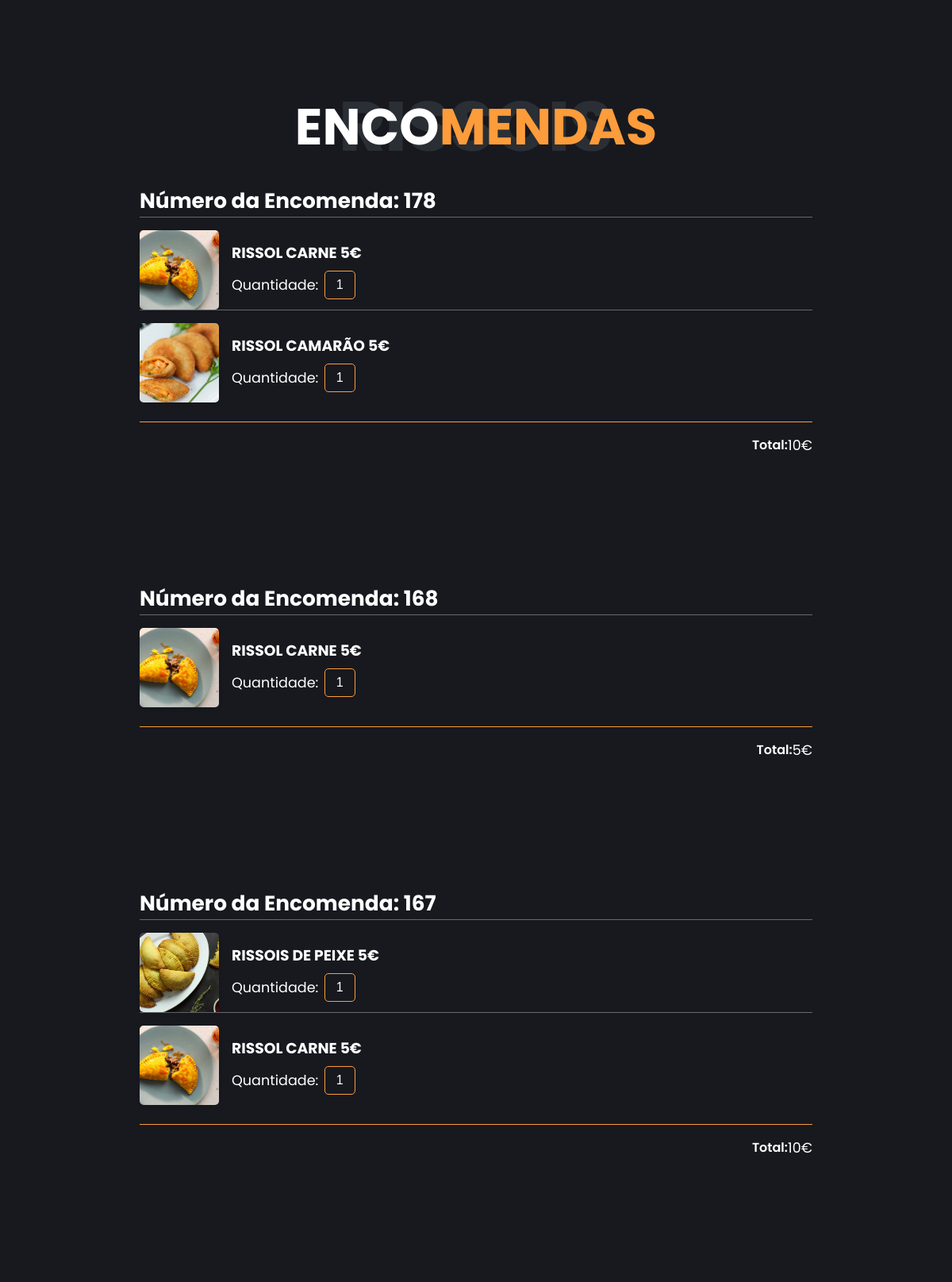
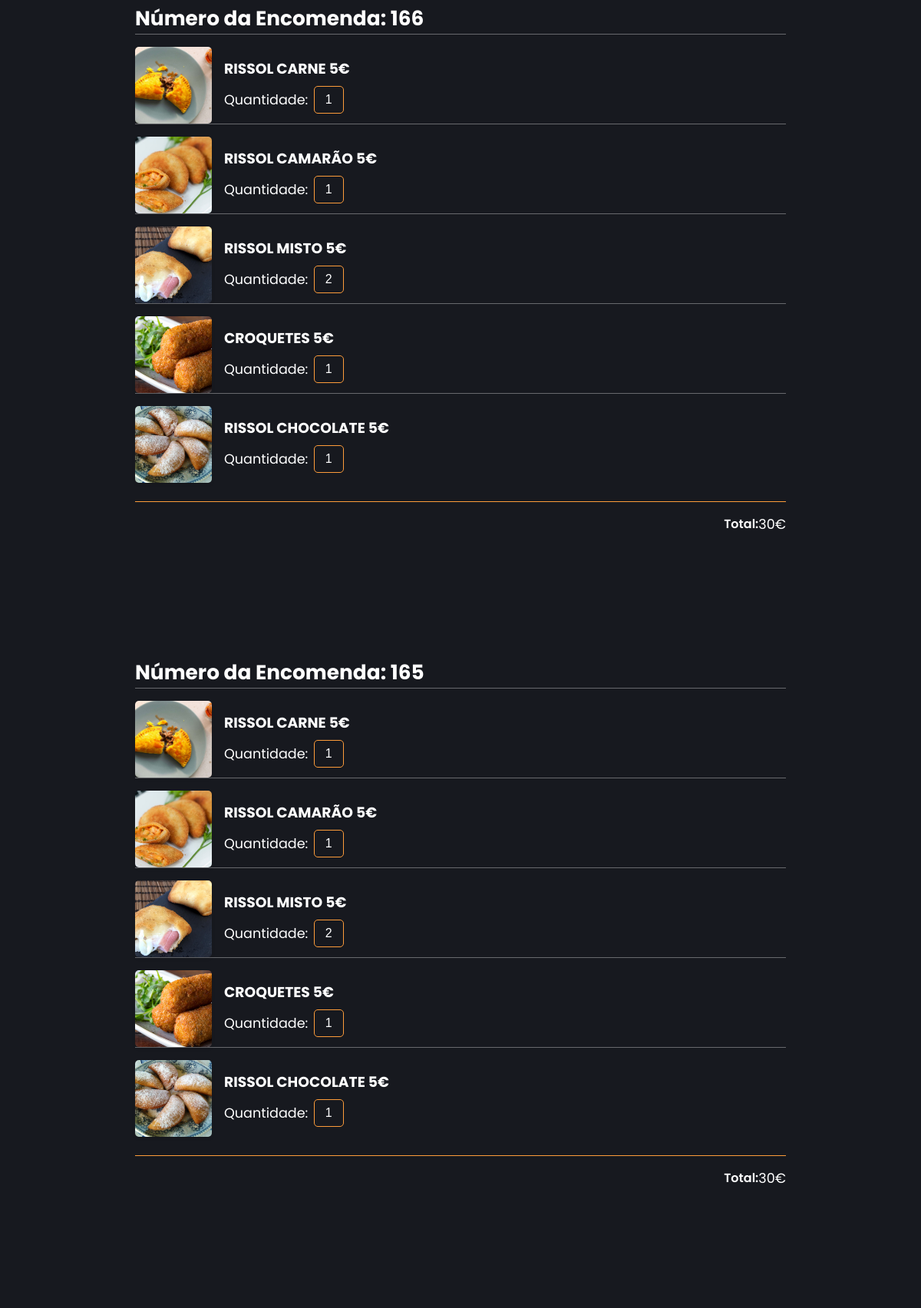
/php/historico.php (signed in, upper part), run on the app's committed database (2 pictures, top to bottom).
### tables this page shows
CREATE TABLE Encomendas (
    id_Encomendas INTEGER PRIMARY KEY AUTOINCREMENT,
    id_clientes INTEGER NOT NULL,
    data_encomenda DATETIME,
    metedo_pagamento BOOLEAN,
    metedo_entrega BOOLEAN,
    mensagem TEXT,
    FOREIGN KEY(id_clientes) REFERENCES Clientes(id_clientes)
);

### includes/historico_inc.php (called while the page is built, shortened)
<?php
require_once 'conn.php';
require_once 'functions_inc.php';
$userId = $_SESSION["userid"];
$userOrders = getUserOrders($userId, $db);

### includes/functions_inc.php (called while the page is built, shortened)
<?php
function getUserOrders($userId, $db)
{
    $queryOrders = "SELECT * FROM Encomendas WHERE id_clientes = :userid";
    $stmtOrders = $db->prepare($queryOrders);
    $stmtOrders->bindValue(':userid', $userId, SQLITE3_INTEGER);
    $resultOrders = $stmtOrders->execute();
    $orders = array();
    while ($rowOrders = $resultOrders->fetchArray(SQLITE3_ASSOC)) {
        $order = array(
            'id_Encomendas' => $rowOrders['id_Encomendas'],
            'data_encomenda' => $rowOrders['data_encomenda'],
            'metedo_pagamento' => $rowOrders['metedo_pagamento'],
            'metedo_entrega' => $rowOrders['metedo_entrega'],
            'mensagem' => $rowOrders['mensagem'],
            'items' => array()
        );
        $queryItems = "SELECT p.nome_produto, p.preco, p.caminho_imagem, l.quantidade
                       FROM Linha_de_Encomenda l
                       INNER JOIN Produtos p ON l.Produtos_id_produto = p.id_produto
                       WHERE l.Encomendas_id_Encomendas = :orderId";
        $stmtItems = $db->prepare($queryItems);
        $stmtItems->bindValue(':orderId', $rowOrders['id_Encomendas'], SQLITE3_INTEGER);
        $resultItems = $stmtItems->execute();
        while ($rowItems = $resultItems->fetchArray(SQLITE3_ASSOC)) {
            $order['items'][] = array(
                'nome_produto' => $rowItems['nome_produto'],
                'preco' => $rowItems['preco'],
                'caminho_imagem' => $rowItems['caminho_imagem'],
                'quantidade' => $rowItems['quantidade']
            );
        }
        $orders[] = $order;
    }
    return $orders;
}

### php/historico.php (the view, shortened to what this page needs)
<!DOCTYPE html>
<html lang="en">
<head>
        <link rel="stylesheet" href="../styles/style.css" />
                    <link rel="stylesheet" href="https://cdnjs.cloudflare.com/ajax/libs/font-awesome/5.15.4/css/all.min.css" />
                        <link rel="stylesheet" href="https://cdnjs.cloudflare.com/ajax/libs/toastr.js/latest/toastr.min.css">
                                <link rel="stylesheet" href="https://cdn.jsdelivr.net/npm/sweetalert2@11.0.20/dist/sweetalert2.min.css">
</head>
<body class="main-content">
    <main>
        <section class="container contact active" id="contact">
            <div class="contact-container">
                <div class="main-title">
                    <h2>enco<span>mendas</span><span class="bg-text">Rissois</span></h2>
                </div><br>
                <?php
                include('../includes/historico_inc.php');
                foreach (array_reverse($userOrders) as $order) {
                    $total = 0;
                    echo "<div class='order'>";
                    echo "<h1>Número da Encomenda: " . $order['id_Encomendas'] . "</h1>";
                    foreach ($order['items'] as $item) {
                        echo "<div class='cart-item'>";
                        echo "<div class='cart-img-box' class='fancybox'>";
                        echo "<img src='{$item['caminho_imagem']}' alt='{$item['nome_produto']}' class='cart-img'>";
                        echo "</div>";
                        echo "<div class='detail-box'>";
                        echo "<div class='cart-product-title'><h3>{$item['nome_produto']} {$item['preco']}€</h3></div>";
                        echo "<div class='cart-quantity-box'>";
                        echo "<label for='quantity'>Quantidade:</label>";
                        echo "<input type='text' value='{$item['quantidade']}' class='cart-quantity' id='quantity' disabled>";
                        echo "</div>";
                        echo "</div>";
                        echo "</div>";
                        $total += $item['preco'] * $item['quantidade'];
                    }
                    echo "
    <div class='total'>
        <div class='total-title'>Total:</div>
        <div> {$total}€</div>
    </div>
    ";
                    echo "</div>";
                }
                ?>
        </section>
    </main>
</body>
</html>

### styles/style.css (style rules this page uses)
* { margin: 0; padding: 0; box-sizing: border-box; list-style: none; scroll-behavior: smooth; }
:root { --color-primary: #17191f; --color-secondary: #fd9c3a; --color-white: #ffff; --color-black: #000; --color-grey0: #f8f8f8; --color-grey-1: #dbe1e8; --color-grey-2: #b2becd; --color-grey-3: #6c7983; --color-grey-4: #454e56; --color-grey-5: #2a2e35; --color-grey-6: #12181b; --br-sm-2: 14px; --box-shadow-1: 0 5px 15px rgba(0, 0, 0, 0.2); }
body { background-color: var(--color-primary); font-family: "Poppins", sans-serif; font-size: 1.1rem; color: var(--color-white); transition: all 0.4s ease-in-out; }
section { min-height: 100vh; width: 100%; position: absolute; left: 0; top: 0; padding: 3rem 18rem; }
.container { display: none; transform: translateY(-100%) scale(0); transition: all 0.4s ease-in-out; background-color: var(--color-primary); }
.active { display: block; animation: appear 0.8s ease-in-out; transform: translateY(0) scaleY(1); }
.cart-item { display: grid; grid-template-columns: 100px 1fr auto; align-items: center; gap: 1rem; border-top: 1px solid rgba(255, 255, 255, 0.35); padding-top: 1rem; }
.cart-img-box { width: 100px; height: 100px; overflow: hidden; border-radius: 5px; box-shadow: 0 2px 4px rgba(0, 0, 0, 0.1); }
.cart-img { width: 100%; height: 100%; -o-object-fit: cover; object-fit: cover; }
.detail-box { display: grid; row-gap: 0.5rem; }
.cart-product-title { font-size: 1rem; text-transform: uppercase; }
.cart-quantity-box { display: flex; align-items: center; }
.cart-quantity { border: 1px solid var(--color-secondary); background-color: var(--color-primary); color: white; width: 2.4rem; text-align: center; font-size: 1rem; padding: 0.5rem; border-radius: 5px; margin-left: 0.5rem; }
.total { display: flex; justify-content: flex-end; margin-top: 1.5rem; padding-top: 1rem; transition: all 0.3s ease; border-top: 1px solid var(--color-secondary); }
.total-title { font-size: 1rem; font-weight: 600; }
input, button { border: none; outline: none; border-radius: 30px; font-size: 1.1em; }
input { width: 100%; background: #e6e6e6; color: var(--color-grey-3); letter-spacing: 0.5px; padding: 14px 64px; }
.main-title { text-align: center; }
.main-title h2 { position: relative; text-transform: uppercase; font-size: 4rem; font-weight: 700; }
.main-title h2 span { color: var(--color-secondary); }
.main-title h2 .bg-text { position: absolute; top: 50%; left: 50%; color: var(--color-grey-5); transition: all 0.4s ease-in-out; z-index: -1; transform: translate(-50%, -50%); font-weight: 800; font-size: 6.3rem; }
.order { margin-bottom: 10rem; }
@media screen and (max-width: 1432px) { .container { padding: 7rem 11rem; } }
@media screen and (max-width: 1432px) { .main-title h2 .bg-text { font-size: 5.5rem; } }

### data on the page
encomendas: id_Encomendas "178", nome_produto "RISSOL CARNE", preco "5", quantidade "1", nome_produto "RISSOL CAMARÃO", total "10"
encomendas: id_Encomendas "168", nome_produto "RISSOL CARNE", preco "5", quantidade "1", total "5"

### other printed values
$order['id_Encomendas'] "167"
$item['nome_produto'] "RISSOIS DE PEIXE"
$item['preco'] "5"
$item['nome_produto'] "RISSOL CARNE"
$total "10"
$order['id_Encomendas'] "166"
$item['nome_produto'] "RISSOL CAMARÃO"
$item['nome_produto'] "RISSOL MISTO"
$item['nome_produto'] "CROQUETES"
$item['nome_produto'] "RISSOL CHOCOLATE"
$total "30"
$order['id_Encomendas'] "165"
